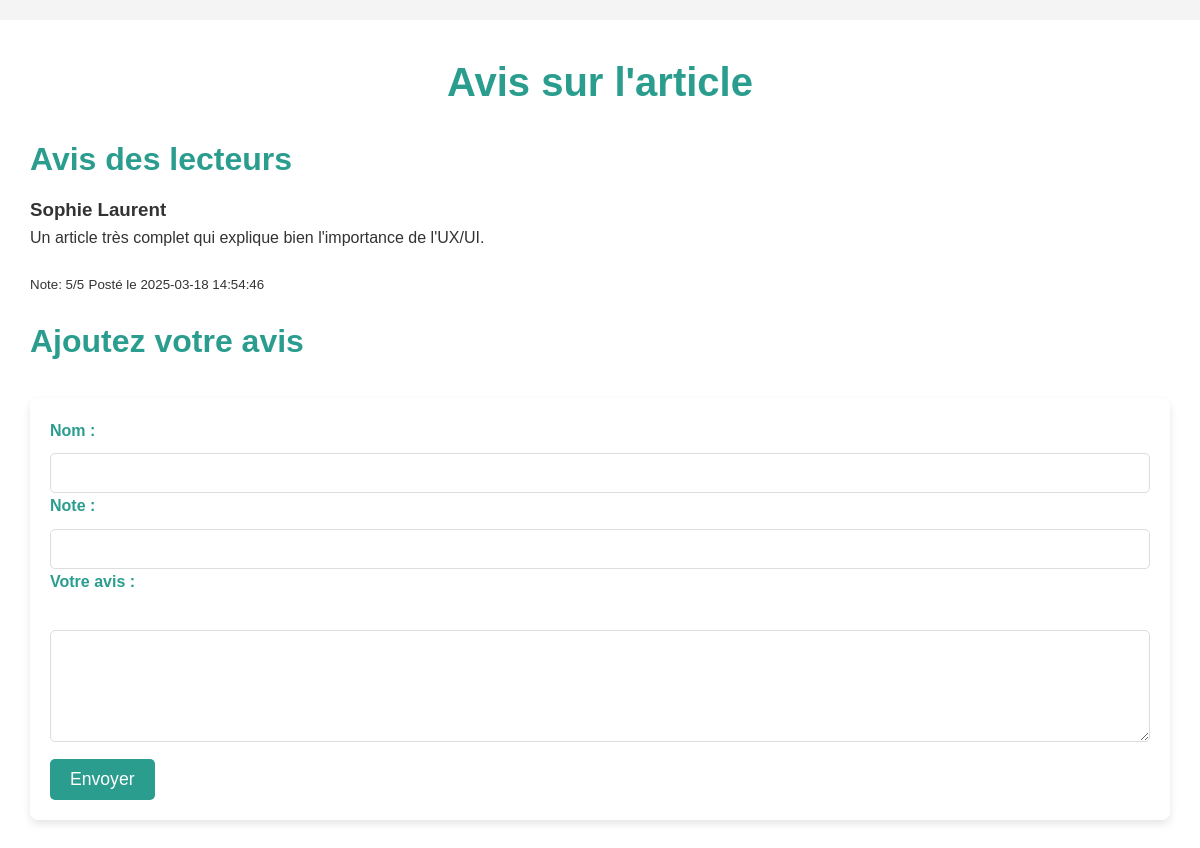
The app's page /front/avis.php?idarticle=2 with its own data.
### tables this page shows
CREATE TABLE avis (
  id INT AUTO_INCREMENT PRIMARY KEY,         
  article_id INT NOT NULL,                    
  name VARCHAR(100) NOT NULL,                 
  rating INT NOT NULL,                        
  review TEXT,                                
  created_at TIMESTAMP DEFAULT CURRENT_TIMESTAMP,  
  FOREIGN KEY (article_id) REFERENCES articles(id) ON DELETE CASCADE  
);

### front/includes/fonctions.php (called while the page is built, shortened)
<?php
require_once $_SERVER['DOCUMENT_ROOT'] . '/blog/back/includes/dbconnect.php';
function findAllAvisByArticle($idArticle) {
    global $conn;
    $idArticle = (int)$idArticle;
    $sql = "SELECT * FROM avis WHERE article_id = ? ORDER BY created_at DESC";
    $stmt = $conn->prepare($sql);
    $stmt->bind_param("i", $idArticle);
    $stmt->execute();
    $result = $stmt->get_result();
    $avis = [];
    while ($row = $result->fetch_assoc()) {
        $avis[] = $row;
    }
    return $avis;
}
?>

### front/avis.php (the view, shortened to what this page needs)
<?php
require 'includes/fonctions.php';
if (isset($_GET['idarticle']) && is_numeric($_GET['idarticle'])) {
    $idarticle = $_GET['idarticle'];
    $avis = findAllAvisByArticle($idarticle);
} else {
    echo "<p>ID invalide.</p>";
    exit;
}
?>
<!DOCTYPE html>
<html lang="fr">
<head>
    <link rel="stylesheet" href="css/styles.css">
</head>
<body>
    <main>
        <section id="article-reviews">
            <h1>Avis sur l'article</h1>
            <h2>Avis des lecteurs</h2>
            <div class="reviews">
                <?php foreach ($avis as $a) : ?>
                    <article class="review">
                        <h3><?= htmlspecialchars($a['name']) ?></h3>
                        <p><?= htmlspecialchars($a['review']) ?></p>
                        <small>Note: <?= $a['rating'] ?>/5</small>
                        <small>Posté le <?= $a['created_at'] ?></small>
                    </article>
                <?php endforeach; ?>
            </div>
            <h2>Ajoutez votre avis</h2>
            <form action="avis.php?idarticle=<?= $_GET['idarticle'] ?>" method="POST">
                <label for="name">Nom :</label>
                <input type="text" id="name" name="name" required><br>
                <label for="rating">Note :</label>
                <input type="number" id="rating" name="rating" min="1" max="5" required><br>
                <label for="review">Votre avis :</label><br>
                <textarea id="review" name="review" rows="5" required></textarea><br>
                <button type="submit" class="btn">Envoyer</button>
            </form>
        </section>
    </main>
</body>
</html>

### front/css/styles.css (style rules this page uses)
* { margin: 0; padding: 0; box-sizing: border-box; }
body { font-family: 'Arial', sans-serif; line-height: 1.6; background-color: #f4f4f4; color: #333; }
:root { --primary-color: #2a9d8f; --secondary-color: #e9c46a; --accent-color: #264653; --background-color: #f4f4f4; --text-color: #333; }
h1, h2 { color: var(--primary-color); }
h1 { font-size: 2.5rem; margin-bottom: 20px; text-align: center; }
h2 { font-size: 2rem; margin-top: 20px; margin-bottom: 10px; font-weight: bold; }
p { font-size: 1rem; line-height: 1.6; margin-bottom: 20px; color: var(--text-color); }
main { padding: 30px; background-color: #fff; margin: 20px auto; max-width: 1200px; }
form { background-color: #fff; padding: 20px; border-radius: 8px; box-shadow: 0 4px 8px rgba(0, 0, 0, 0.1); margin-top: 30px; }
form label { font-weight: bold; display: block; margin-bottom: 5px; color: var(--primary-color); }
form input, form textarea { width: 100%; padding: 10px; font-size: 1rem; border: 1px solid #ddd; border-radius: 5px; margin-top: 5px; }
form button { background-color: var(--primary-color); color: #fff; border: none; padding: 10px 20px; font-size: 1.1rem; border-radius: 5px; cursor: pointer; margin-top: 10px; transition: background-color 0.3s ease; }
section { margin-bottom: 40px; }

### records on screen
avis: name "Sophie Laurent", review "Un article très complet qui explique bien l'importance de l'UX/UI.", rating "5", created_at "2025-03-18 14:54:46"
